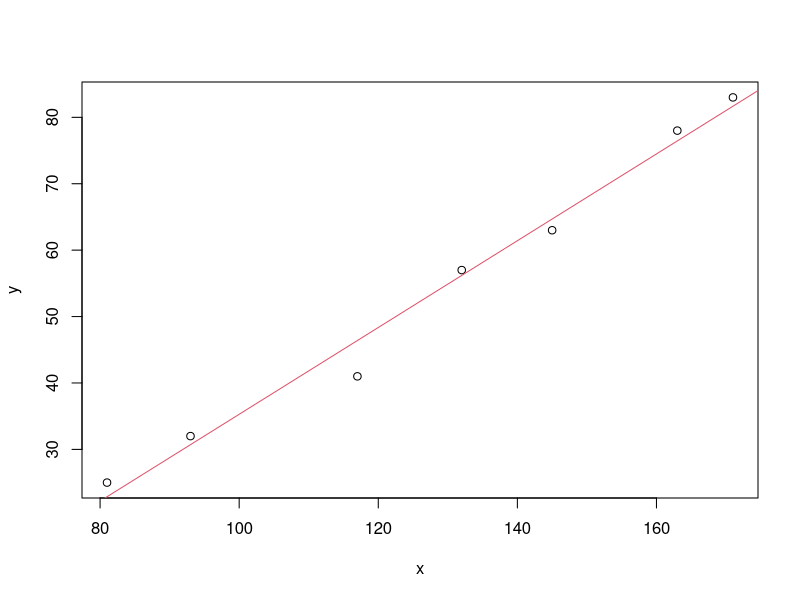

Write the R code that produced this figure.
x=c(81,93,117,132,145,163,171)
y=c(25,32,41,57,63,78,83)
si=lm(y~x)
si
median(y)
mean(y)
var(y)
sd(y)
median(x)
mean(x)
var(x)
sd(x)
cor (x,y)
plot(x,y)
abline(si, col=2)
lsfit(x,y)
